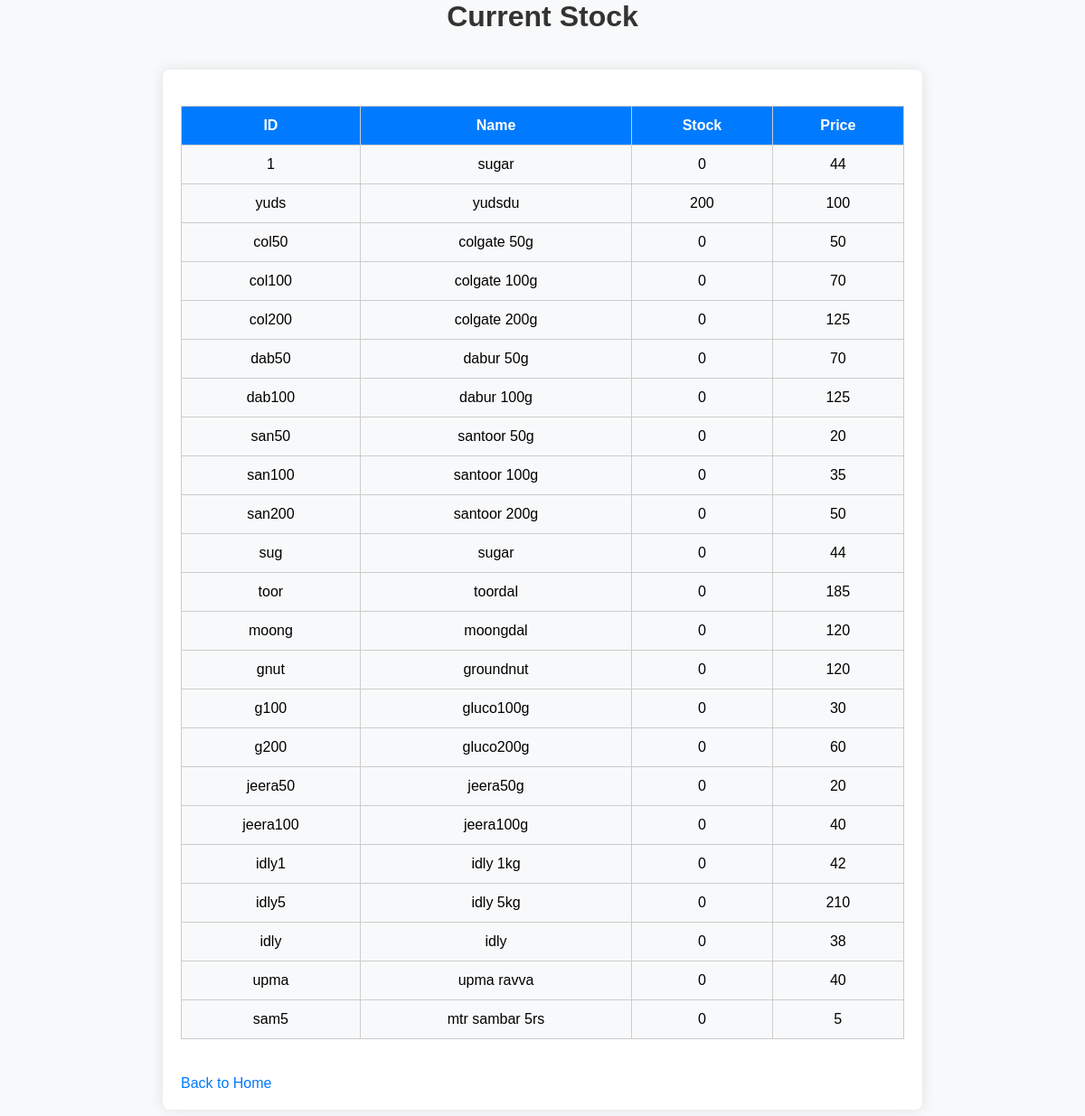
/view_stock, run on the app's committed database.
### tables this page shows
CREATE TABLE items (
        id TEXT PRIMARY KEY,
        name TEXT NOT NULL,
        stock INTEGER NOT NULL,
        price INTEGER NOT NULL
    );

### app.py (the view)
@app.route('/view_stock')
def view_stock():
    conn = get_db_connection()
    items = conn.execute('SELECT * FROM items').fetchall()
    conn.close()
    return render_template('view_stock.html', items=items)

### app.py (called while the page is built)
def get_db_connection():
    conn = sqlite3.connect('billing.db')
    conn.row_factory = sqlite3.Row
    return conn

### templates/view_stock.html (shortened to what this page needs)
<!DOCTYPE html>
<html lang="en">
<head>
    <link rel="stylesheet" href="{{ url_for('static', filename='css/styles.css') }}">
</head>
<body>
    <div class="main">
        <h1>Current Stock</h1>
    <div class="container">
    <table>
        <thead>
            <tr>
                <th>ID</th>
                <th>Name</th>
                <th>Stock</th>
                <th>Price</th>
            </tr>
        </thead>
        <tbody>
            {% for item in items %}
            <tr>
                <td>{{ item['id'] }}</td>
                <td>{{ item['name'] }}</td>
                <td>{{ item['stock'] }}</td>
                <td>{{ item['price'] }}</td>
            </tr>
            {% endfor %}
        </tbody>
    </table>
    <a href="{{ url_for('index') }}">Back to Home</a>
    </div>
    </div>
</body>
</html>

### static/css/styles.css (style rules this page uses)
body, h1, form, table { margin: 0; padding: 0; box-sizing: border-box; }
body { font-family: Arial, sans-serif; background-color: #f8f9fa; display: block; align-content: center; height: 100vh; margin: 0; }
.main { display: grid; place-items:center; }
.container { width: 100%; max-width: 800px; padding: 20px; margin: 20px; box-shadow: 0 0 15px rgba(0, 0, 0, 0.1); border-radius: 8px; background-color: #fff; align-items: center; justify-content: center; }
h1 { text-align: center; color: #333; margin-bottom: 20px; }
table { width: 100%; border-collapse: collapse; margin: 20px 0; }
table, th, td { border: 1px solid #ccc; }
th, td { padding: 12px; text-align: center; }
th { background-color: #007bff; color: white; }
td { background-color: #f8f9fa; }
a { text-decoration: none; color: #007bff; margin-top: 20px; display: inline-block; }

### data on the page
items: id "1", name "sugar", stock "0", price "44"
items: id "yuds", name "yudsdu", stock "200", price "100"
items: id "col50", name "colgate 50g", stock "0", price "50"
items: id "col100", name "colgate 100g", stock "0", price "70"
items: id "col200", name "colgate 200g", stock "0", price "125"
items: id "dab50", name "dabur 50g", stock "0", price "70"
items: id "dab100", name "dabur 100g", stock "0", price "125"
items: id "san50", name "santoor 50g", stock "0", price "20"
items: id "san100", name "santoor 100g", stock "0", price "35"
items: id "san200", name "santoor 200g", stock "0", price "50"
items: id "sug", name "sugar", stock "0", price "44"
items: id "toor", name "toordal", stock "0", price "185"
items: id "moong", name "moongdal", stock "0", price "120"
items: id "gnut", name "groundnut", stock "0", price "120"
items: id "g100", name "gluco100g", stock "0", price "30"
items: id "g200", name "gluco200g", stock "0", price "60"
items: id "jeera50", name "jeera50g", stock "0", price "20"
items: id "jeera100", name "jeera100g", stock "0", price "40"
items: id "idly1", name "idly 1kg", stock "0", price "42"
items: id "idly5", name "idly 5kg", stock "0", price "210"
items: id "idly", name "idly", stock "0", price "38"
items: id "upma", name "upma ravva", stock "0", price "40"
items: id "sam5", name "mtr sambar 5rs", stock "0", price "5"
